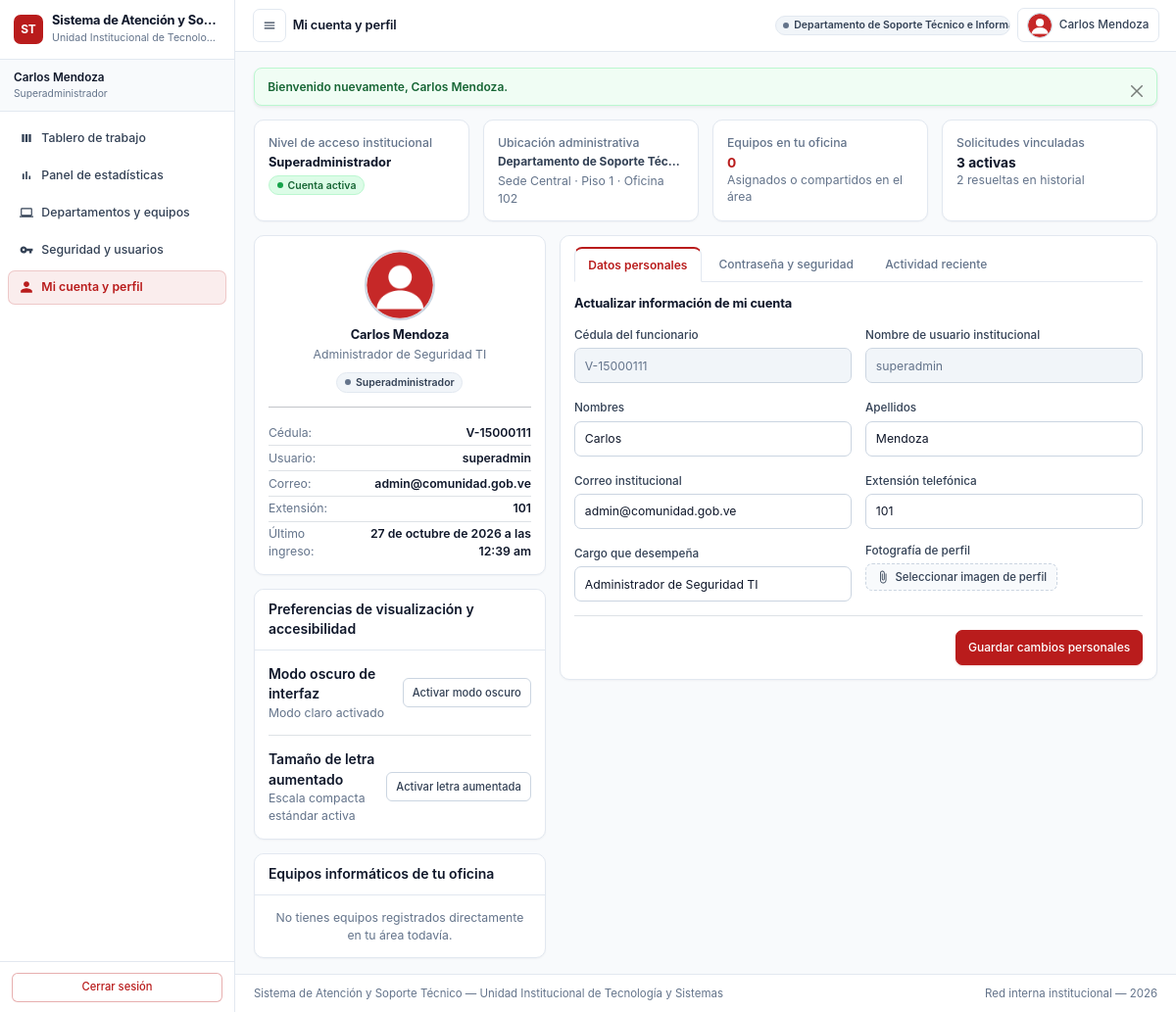
Screenshot of /index.php?c=auth&a=perfil (signed in) with the database file from the repository.
### tables this page shows
CREATE TABLE `roles_permisos` (
  `id_rol_permiso` int unsigned NOT NULL AUTO_INCREMENT,
  `id_rol` tinyint unsigned NOT NULL,
  `id_modulo` tinyint unsigned NOT NULL,
  `permiso_ver` tinyint(1) NOT NULL DEFAULT '0',
  `permiso_crear` tinyint(1) NOT NULL DEFAULT '0',
  `permiso_editar` tinyint(1) NOT NULL DEFAULT '0',
  `permiso_eliminar` tinyint(1) NOT NULL DEFAULT '0',
  `permiso_asignar_tickets` tinyint(1) NOT NULL DEFAULT '0',
  PRIMARY KEY (`id_rol_permiso`),
  UNIQUE KEY `uk_rol_modulo` (`id_rol`,`id_modulo`),
  KEY `fk_rp_modulo` (`id_modulo`),
  CONSTRAINT `fk_rp_modulo` FOREIGN KEY (`id_modulo`) REFERENCES `modulos_sistema` (`id_modulo`) ON DELETE CASCADE ON UPDATE CASCADE,
  CONSTRAINT `fk_rp_rol` FOREIGN KEY (`id_rol`) REFERENCES `roles` (`id_rol`) ON DELETE CASCADE ON UPDATE CASCADE
);

CREATE TABLE `modulos_sistema` (
  `id_modulo` tinyint unsigned NOT NULL AUTO_INCREMENT,
  `clave_modulo` varchar(30) NOT NULL COMMENT 'Ej: Mod1_Auth, Mod5_Kanban',
  `nombre_modulo` varchar(80) NOT NULL,
  `icono_argon` varchar(50) DEFAULT 'ni ni-app' COMMENT 'Clase de ícono para Argon Dashboard',
  `orden_menu` tinyint unsigned DEFAULT '1',
  PRIMARY KEY (`id_modulo`),
  UNIQUE KEY `clave_modulo` (`clave_modulo`)
);

CREATE TABLE `usuarios` (
  `id_usuario` int unsigned NOT NULL AUTO_INCREMENT,
  `id_rol` tinyint unsigned NOT NULL,
  `id_departamento` smallint unsigned NOT NULL,
  `cedula_empleado` varchar(20) NOT NULL,
  `username` varchar(50) NOT NULL,
  `correo_institucional` varchar(120) NOT NULL,
  `password_hash` varchar(255) NOT NULL COMMENT 'Usar password_hash() BCRYPT/ARGON2ID en PHP',
  `nombres` varchar(80) NOT NULL,
  `apellidos` varchar(80) NOT NULL,
  `cargo_empleado` varchar(80) NOT NULL,
  `telefono_extension` varchar(25) DEFAULT NULL,
  `foto_perfil_ruta` varchar(255) DEFAULT 'assets/img/default-avatar.png',
  `pregunta_seguridad` varchar(150) DEFAULT NULL,
  `respuesta_seguridad_hash` varchar(255) DEFAULT NULL,
  `intentos_fallidos` tinyint unsigned NOT NULL DEFAULT '0',
  `bloqueado_hasta` datetime DEFAULT NULL,
  `estado_cuenta` enum('Activo','Suspendido','Inactivo') NOT NULL DEFAULT 'Activo',
  `estado_conexion` enum('Online','Offline') NOT NULL DEFAULT 'Offline',
  `fecha_ultimo_acceso` datetime DEFAULT NULL,
  `creado_en` timestamp NULL DEFAULT CURRENT_TIMESTAMP,
  `actualizado_en` timestamp NULL DEFAULT CURRENT_TIMESTAMP ON UPDATE CURRENT_TIMESTAMP,
  `eliminado_en` datetime DEFAULT NULL COMMENT 'Soft delete',
  PRIMARY KEY (`id_usuario`),
  UNIQUE KEY `cedula_empleado` (`cedula_empleado`),
  UNIQUE KEY `username` (`username`),
  UNIQUE KEY `correo_institucional` (`correo_institucional`),
  KEY `idx_usuario_depto` (`id_departamento`),
  KEY `idx_usuario_rol` (`id_rol`),
  CONSTRAINT `fk_usuario_depto` FOREIGN KEY (`id_departamento`) REFERENCES `departamentos` (`id_departamento`) ON DELETE RESTRICT ON UPDATE CASCADE,
  CONSTRAINT `fk_usuario_rol` FOREIGN KEY (`id_rol`) REFERENCES `roles` (`id_rol`) ON DELETE RESTRICT ON UPDATE CASCADE
);

CREATE TABLE `roles` (
  `id_rol` tinyint unsigned NOT NULL AUTO_INCREMENT,
  `slug_rol` varchar(30) NOT NULL COMMENT 'Identificador para código PHP',
  `nombre_rol` varchar(60) NOT NULL,
  `descripcion` varchar(255) DEFAULT NULL,
  `creado_en` timestamp NULL DEFAULT CURRENT_TIMESTAMP,
  PRIMARY KEY (`id_rol`),
  UNIQUE KEY `slug_rol` (`slug_rol`)
);

CREATE TABLE `departamentos` (
  `id_departamento` smallint unsigned NOT NULL AUTO_INCREMENT,
  `codigo_departamento` varchar(20) NOT NULL COMMENT 'Ej: DEP-CONT, DEP-SOP',
  `nombre_departamento` varchar(100) NOT NULL,
  `sede_edificio` varchar(80) NOT NULL,
  `piso_oficina` varchar(30) NOT NULL,
  `numero_oficina` varchar(30) NOT NULL,
  `telefono_extension` varchar(25) DEFAULT NULL,
  `activo` tinyint(1) NOT NULL DEFAULT '1',
  `creado_en` timestamp NULL DEFAULT CURRENT_TIMESTAMP,
  `actualizado_en` timestamp NULL DEFAULT CURRENT_TIMESTAMP ON UPDATE CURRENT_TIMESTAMP,
  PRIMARY KEY (`id_departamento`),
  UNIQUE KEY `codigo_departamento` (`codigo_departamento`)
);

### views/auth/perfil.php (the view, shortened to what the rows shown need)
<?php
require __DIR__ . '/../layouts/header.php';
$seccionActiva = ($_GET['seccion'] ?? 'datos') === 'seguridad' ? 'seguridad' : (($_GET['seccion'] ?? '') === 'actividad' ? 'actividad' : 'datos');
$rutaFotoPerfil = !empty($usuario['foto_perfil_ruta']) ? (string)$usuario['foto_perfil_ruta'] : 'assets/img/default-avatar.png';
?>
<div class="row g-3 mb-3">
    <div class="col-12 col-sm-6 col-xl-3">
        <div class="card h-100">
            <div class="card-body py-3">
                <div class="small texto-secundario fw-medium">Nivel de acceso institucional</div>
                <div class="h5 fw-bold mt-1 mb-1"><?php echo e($usuario['nombre_rol']); ?></div>
                <span class="insignia-suave insignia-suave-baja">Cuenta activa</span>
            </div>
        </div>
    </div>
    <div class="col-12 col-sm-6 col-xl-3">
        <div class="card h-100">
            <div class="card-body py-3">
                <div class="small texto-secundario fw-medium">Ubicación administrativa</div>
                <div class="h6 fw-bold mt-1 mb-1 text-truncate" title="<?php echo e($usuario['nombre_departamento']); ?>">
                    <?php echo e($usuario['nombre_departamento']); ?>
                </div>
                <div class="small texto-secundario">
                    <?php echo e($usuario['sede_edificio'] . ' · ' . $usuario['piso_oficina'] . ' · ' . $usuario['numero_oficina']); ?>
                </div>
            </div>
        </div>
    </div>
</div>
<div class="row g-3 fila-inicio-alineada">
    <div class="col-12 col-lg-4">
        <div class="card mb-3">
            <div class="card-body text-center p-3">
                <img src="<?php echo e(recurso_publico($rutaFotoPerfil)); ?>"
                     alt="Fotografía del funcionario"
                     class="avatar-perfil-grande mb-2">
                <h3 class="h5 fw-bold mb-1"><?php echo e($usuario['nombres'] . ' ' . $usuario['apellidos']); ?></h3>
                <div class="small texto-secundario mb-2"><?php echo e($usuario['cargo_empleado']); ?></div>
                <span class="insignia-suave insignia-suave-neutra"><?php echo e($usuario['nombre_rol']); ?></span>
                <hr class="my-3">
                <div class="text-start small">
                    <div class="d-flex justify-content-between py-1 border-bottom">
                        <span class="texto-secundario">Cédula:</span>
                        <span class="fw-semibold"><?php echo e($usuario['cedula_empleado']); ?></span>
                    </div>
                    <div class="d-flex justify-content-between py-1 border-bottom">
                        <span class="texto-secundario">Usuario:</span>
                        <span class="fw-semibold"><?php echo e($usuario['username']); ?></span>
                    </div>
                    <div class="d-flex justify-content-between py-1 border-bottom">
                        <span class="texto-secundario">Correo:</span>
                        <span class="fw-semibold text-truncate ms-2"><?php echo e($usuario['correo_institucional']); ?></span>
                    </div>
                    <div class="d-flex justify-content-between py-1 border-bottom">
                        <span class="texto-secundario">Extensión:</span>
                        <span class="fw-semibold"><?php echo e($usuario['telefono_extension'] ?: 'No registrada'); ?></span>
                    </div>
                    <div class="d-flex justify-content-between pt-1">
                        <span class="texto-secundario">Último ingreso:</span>
                        <span class="fw-semibold text-end ms-2"><?php echo e(formatear_fecha_esp($usuario['fecha_ultimo_acceso'] ?? null)); ?></span>
                    </div>
                </div>
            </div>
        </div>
    </div>
    <div class="col-12 col-lg-8">
        <div class="card">
            <div class="card-body">
                <div class="tab-content">
                    <div class="tab-pane fade <?php echo $seccionActiva === 'datos' ? 'show active' : ''; ?>"
                         id="panel-datos-personales"
                         role="tabpanel">
                        <form action="<?php echo e(ruta_url('auth', 'actualizarPerfil')); ?>"
                              method="POST"
                              enctype="multipart/form-data"
                              novalidate>
                            <div class="row g-3">
                                <div class="col-12 col-md-6">
                                    <label class="form-label">Cédula del funcionario</label>
                                    <input type="text"
                                           class="form-control"
                                           value="<?php echo e($usuario['cedula_empleado']); ?>"
                                           readonly>
                                </div>
                                <div class="col-12 col-md-6">
                                    <label class="form-label">Nombre de usuario institucional</label>
                                    <input type="text"
                                           class="form-control"
                                           value="<?php echo e($usuario['username']); ?>"
                                           readonly>
                                </div>
                                <div class="col-12 col-md-6">
                                    <label for="nombres_perfil" class="form-label">Nombres</label>
                                    <input type="text"
                                           class="form-control"
                                           id="nombres_perfil"
                                           name="nombres"
                                           value="<?php echo e($usuario['nombres']); ?>"
                                           required>
                                </div>
                                <div class="col-12 col-md-6">
                                    <label for="apellidos_perfil" class="form-label">Apellidos</label>
                                    <input type="text"
                                           class="form-control"
                                           id="apellidos_perfil"
                                           name="apellidos"
                                           value="<?php echo e($usuario['apellidos']); ?>"
                                           required>
                                </div>
                                <div class="col-12 col-md-6">
                                    <label for="correo_perfil" class="form-label">Correo institucional</label>
                                    <input type="email"
                                           class="form-control"
                                           id="correo_perfil"
                                           name="correo_institucional"
                                           value="<?php echo e($usuario['correo_institucional']); ?>"
                                           required>
                                </div>
                                <div class="col-12 col-md-6">
                                    <label for="extension_perfil" class="form-label">Extensión telefónica</label>
                                    <input type="text"
                                           class="form-control"
                                           id="extension_perfil"
                                           name="telefono_extension"
                                           value="<?php echo e($usuario['telefono_extension'] ?? ''); ?>"
                                           placeholder="Ejemplo: 204">
                                </div>
                                <div class="col-12 col-md-6">
                                    <label for="cargo_perfil" class="form-label">Cargo que desempeña</label>
                                    <input type="text"
                                           class="form-control"
                                           id="cargo_perfil"
                                           name="cargo_empleado"
                                           value="<?php echo e($usuario['cargo_empleado']); ?>"
                                           required>
                                </div>
                            </div>
                        </form>
                    </div>
                </div>
            </div>
        </div>
    </div>
</div>
<?php require __DIR__ . '/../layouts/footer.php'; ?>

### views/layouts/sidebar.php (shortened to what the rows shown need)
<?php
require_once __DIR__ . '/../../models/Usuario.php';
$idRolActual     = (int)($_SESSION['id_rol'] ?? 0);
$controladorAct  = strtolower((string)($_GET['c'] ?? 'auth'));
$modeloMenuUsuario = new Usuario();
$estructuraRol = $modeloMenuUsuario->obtenerPermisosYMenuPorRol($idRolActual);
$itemsMenu = $estructuraRol['menu'];
?>
<aside class="menu-lateral-argon" id="menuLateralInstitucional" aria-label="Menú principal del sistema">
    <div class="marca-institucional">
        <div class="overflow-hidden flex-grow-1 min-w-0">
            <h1 class="titulo-sistema text-truncate"><?php echo e(APP_NOMBRE); ?></h1>
        </div>
    </div>
    <ul class="lista-navegacion-lateral">
        <?php foreach ($itemsMenu as $item): ?>
            <?php
            $esActivo = ($controladorAct === strtolower((string)$item['controlador']));
            ?>
            <li class="item-navegacion">
                <a href="<?php echo e(ruta_url((string)$item['controlador'], (string)$item['accion'])); ?>"
                   class="enlace-navegacion <?php echo $esActivo ? 'activo' : ''; ?>">
                    <span class="grupo-icono-texto text-truncate">
                        <i class="<?php echo e((string)$item['icono_argon']); ?>" aria-hidden="true"></i>
                        <span class="text-truncate"><?php echo e((string)$item['nombre_modulo']); ?></span>
                    </span>
                </a>
            </li>
        <?php endforeach; ?>
    </ul>
</aside>

### rows the page displays
roles_permisos: id_modulo.nombre_modulo "Tablero de trabajo"
roles_permisos: id_modulo.nombre_modulo "Panel de estadísticas"
roles_permisos: id_modulo.nombre_modulo "Departamentos y equipos"
roles_permisos: nombre_modulo "Seguridad y usuarios"
roles_permisos: id_modulo.nombre_modulo "Mi cuenta y perfil"
usuarios: id_rol.nombre_rol "Superadministrador", id_departamento.nombre_departamento "Departamento de Soporte Téc…", id_departamento.numero_oficina "Sede Central · Piso 1 · Oficina 102", foto_perfil_ruta (placeholder picture), nombres+apellidos "Carlos Mendoza", cargo_empleado "Administrador de Seguridad TI", cedula_empleado "V-15000111", username "superadmin", correo_institucional "admin@comunidad.gob.ve", telefono_extension "101", fecha_ultimo_acceso "27 de octubre de 2026 a las 12:39 am", nombres "Carlos", apellidos "Mendoza"

### other values shown
APP_NOMBRE "Sistema de Atención y So…"
APP_INSTITUCION "Unidad Institucional de Tecnolo…"
$_SESSION['nombre_rol'] "Superadministrador"
$tituloSeccion "Mi cuenta y perfil"
$_SESSION['nombre_departamento'] "Departamento de Soporte Técnico e Inf…"
$alertaFlash['mensaje'] "Bienvenido nuevamente, Carlos Mendoza."
$resumenActividad['equipos_asignados'] "0"
$resumenActividad['solicitudes_activas'] "3"
$resumenActividad['solicitudes_resueltas'] "2"
APP_NOMBRE "Sistema de Atención y Soporte Técnico"
APP_INSTITUCION "Unidad Institucional de Tecnología y Sistemas"
